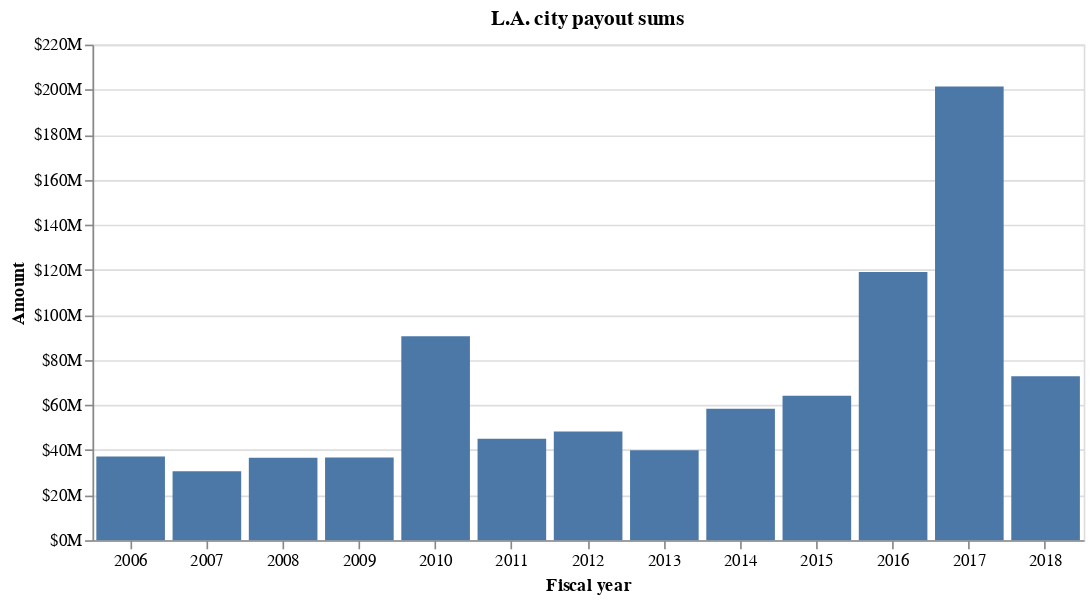

Notebook cell for this chart:
### Markdown cell above
# Qual é o custo anual?

### Code cell
alt.Chart(annual_totals.reset_index(), title="L.A. city payout sums").mark_bar().encode(
    x=alt.X("fiscal_year:O", axis=alt.Axis(title="Fiscal year", labelAngle=0)),
    y=alt.Y("amount:Q", axis=alt.Axis(title="Amount", format="$s")),
).properties(width=600)

### Figure 1 — Vega-Lite specification as saved in the notebook (floating-point values rounded to 4 significant figures)
{"$schema": "https://vega.github.io/schema/vega-lite/v2.4.3.json", "config": {"view": {"height": 300, "width": 400}}, "data": {"values": [{"amount": 37206924, "average": 25350.0, "fiscal_year": 2006, "number": 1468}, {"amount": 30593290, "average": 19720.0, "fiscal_year": 2007, "number": 1551}, {"amount": 36637836, "average": 22670.0, "fiscal_year": 2008, "number": 1616}, {"amount": 36750732, "average": 27840.0, "fiscal_year": 2009, "number": 1320}, {"amount": 90536467, "average": 60360.0, "fiscal_year": 2010, "number": 1500}, {"amount": 45016329, "average": 42270.0, "fiscal_year": 2011, "number": 1065}, {"amount": 48298045, "average": 37300.0, "fiscal_year": 2012, "number": 1295}, {"amount": 39900000.0, "average": 21520.0, "fiscal_year": 2013, "number": 1854}, {"amount": 58350000.0, "average": 33860.0, "fiscal_year": 2014, "number": 1723}, {"amount": 64100000.0, "average": 43080.0, "fiscal_year": 2015, "number": 1488}, {"amount": 119100000.0, "average": 94230.0, "fiscal_year": 2016, "number": 1264}, {"amount": 201400000.0, "average": 147100.0, "fiscal_year": 2017, "number": 1369}, {"amount": 72830000.0, "average": 82290.0, "fiscal_year": 2018, "number": 885}]}, "encoding": {"x": {"axis": {"labelAngle": 0, "title": "Fiscal year"}, "field": "fiscal_year", "type": "ordinal"}, "y": {"axis": {"format": "$s", "title": "Amount"}, "field": "amount", "type": "quantitative"}}, "mark": "bar", "title": "L.A. city payout sums", "width": 600}
